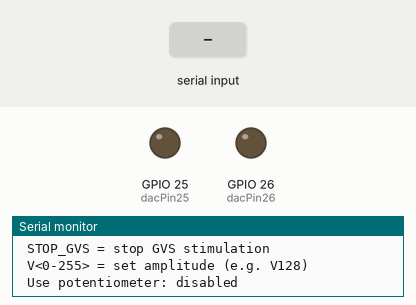
Bench run of a sketch on a simulated ESP32. Parts: output pins drawn as LEDs (lit = HIGH), the last lines printed to the serial monitor. Inputs (shaded band) come from the test bench.

Above: at 1.2 s.
1.3 s: "START_GVS_RED\n" received over Serial
At 2.05 s:
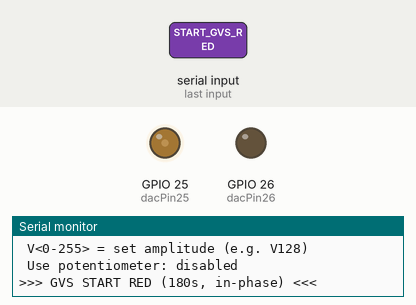
At 2.96 s:
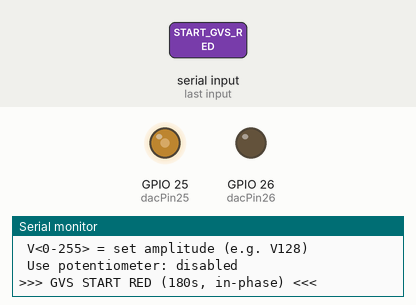
4.3 s: "STOP_GVS\n" received over Serial
5.8 s: "START_GVS_GREEN\n" received over Serial
At 6.55 s:
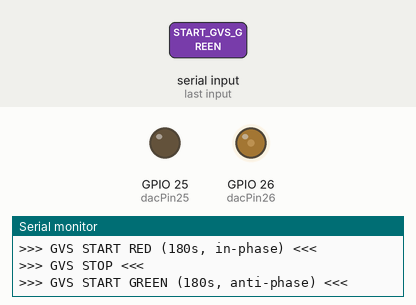
8.8 s: "START_GVS\n" received over Serial
Timing chart, 0 to 12.8 s (numbered marks = the images above; inputs shaded):
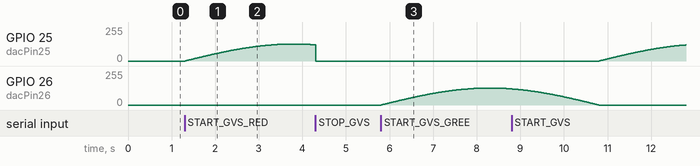

Measured:
- after the input at 1.3 s, GPIO 25 (dacPin25): rises from 0/255 to 127/255 in 2.4 s, then falls to 121/255 in 0.61 s
- after the input at 5.8 s, GPIO 26 (dacPin26): rises from 0/255 to 127/255 in 2.4 s, then falls to 121/255 in 0.61 s

The sketch:

run_gvs.ino
```cpp
#include <Arduino.h>

// pins
const int inputPin = 18;
const int dacPin25 = 25;
const int dacPin26 = 26;

// sine params
const float sineFreq = 0.1;   // Hz
const int duration = 180;     // seconds (audiovisual_experimentに合わせて180秒)

// amplitude control
// amplitudeScaled: 0..255 used for dacWrite
volatile uint8_t amplitudeScaled = 127; // default: full scale (0-255)

// phase control for red/green sync
volatile bool phaseInvert = false;  // false: red (in-phase), true: green (anti-phase)

// Potentiometer settings (optional)
const bool USE_POT = false;    // true にするとポテンショで振幅制御
const int potPin = 34;         // ADC1_CH6 (GPIO34) - 入力専用ピン（例）
const int adcMax = 4095;       // 12-bit ADC reading (ESP32 default)

// serial parsing
String serialBuf = "";

unsigned long startMillis = 0;
bool active = false;

void setup() {
  Serial.begin(115200);
  pinMode(inputPin, INPUT);
  dacWrite(dacPin25, 0);
  dacWrite(dacPin26, 0);

  Serial.println("Ready. Commands:");
  Serial.println(" START_GVS_RED = start GVS stimulation (red sync - in-phase)");
  Serial.println(" START_GVS_GREEN = start GVS stimulation (green sync - anti-phase)");
  Serial.println(" START_GVS = start GVS stimulation (default: red sync)");
  Serial.println(" STOP_GVS = stop GVS stimulation");
  Serial.println(" V<0-255> = set amplitude (e.g. V128)");
  Serial.print(" Use potentiometer: "); Serial.println(USE_POT ? "ENABLED" : "disabled");
}

void loop() {
  // --- optional: read pot and map to amplitude ---
  if (USE_POT) {
    int adc = analogRead(potPin); // 0..4095
    // map to 0..255
    uint8_t amp = (uint8_t)(( (long)adc * 255 ) / adcMax);
    amplitudeScaled = amp;
    // print occasionally (optional)
    static unsigned long lastPrint = 0;
    if (millis() - lastPrint > 1000) {
      Serial.print("POT amplitude: "); Serial.println(amplitudeScaled);
      lastPrint = millis();
    }
  }

  // --- Serial input handling (line-based) ---
  while (Serial.available() > 0) {
    char c = Serial.read();
    if (c == '\r' || c == '\n') {
      if (serialBuf.length() > 0) {
        // process command
        if (serialBuf == "START_GVS_RED") {
          if (!active) {
            active = true;
            phaseInvert = false;  // 赤 = 同相
            startMillis = millis();
            Serial.println(">>> GVS START RED (180s, in-phase) <<<");
          } else {
            Serial.println("GVS already active.");
          }
        } else if (serialBuf == "START_GVS_GREEN") {
          if (!active) {
            active = true;
            phaseInvert = true;   // 緑 = 逆相
            startMillis = millis();
            Serial.println(">>> GVS START GREEN (180s, anti-phase) <<<");
          } else {
            Serial.println("GVS already active.");
          }
        } else if (serialBuf == "START_GVS") {
          // デフォルトは赤（同相）
          if (!active) {
            active = true;
            phaseInvert = false;  // デフォルト = 同相
            startMillis = millis();
            Serial.println(">>> GVS START (180s, default: in-phase) <<<");
          } else {
            Serial.println("GVS already active.");
          }
        } else if (serialBuf == "STOP_GVS") {
          active = false;
          dacWrite(dacPin25, 0);
          dacWrite(dacPin26, 0);
          Serial.println(">>> GVS STOP <<<");
        } else if (serialBuf == "s") {
          // 後方互換性のため古いコマンドも維持
          if (!active) {
            active = true;
            startMillis = millis();
            Serial.println(">>> GVS START (180s) <<<");
          } else {
            Serial.println("GVS already active.");
          }
        } else if (serialBuf == "x") {
          // 後方互換性のため古いコマンドも維持
          active = false;
          dacWrite(dacPin25, 0);
          dacWrite(dacPin26, 0);
          Serial.println(">>> GVS STOP <<<");;
        } else if (serialBuf[0] == 'V') {
          // parse amplitude value after 'V'
          String num = serialBuf.substring(1);
          int v = num.toInt();
          if (v < 0) v = 0;
          if (v > 255) v = 255;
          amplitudeScaled = (uint8_t)v;
          Serial.print("Amplitude set to: ");
          Serial.println(amplitudeScaled);
        } else {
          Serial.print("Unknown command: ");
          Serial.println(serialBuf);
        }
      }
      serialBuf = "";
    } else {
      serialBuf += c;
      // safety: limit buffer length
      if (serialBuf.length() > 20) serialBuf = serialBuf.substring(serialBuf.length()-20);
    }
  }

  // --- generate sine while active ---
  if (active) {
    unsigned long elapsed = millis() - startMillis;
    if (elapsed > duration * 1000UL) {
      // auto-stop
      dacWrite(dacPin25, 0);
      dacWrite(dacPin26, 0);
      active = false;
      Serial.println(">>> Auto GVS STOP after 180s <<<");
      return;
    }

    float t = elapsed / 1000.0;
    float sineValue = sin(2.0 * PI * sineFreq * t); // -1..1

    // 位相制御: 緑（逆相）の場合は位相を反転
    if (phaseInvert) {
      sineValue = -sineValue;
    }

    // scale by amplitudeScaled (0..255)
    int outVal = (int)(fabs(sineValue) * (float)amplitudeScaled + 0.5);

    if (sineValue >= 0) {
      dacWrite(dacPin25, outVal);
      dacWrite(dacPin26, 0);
    } else {
      dacWrite(dacPin25, 0);
      dacWrite(dacPin26, outVal);
    }
  }
}
```
